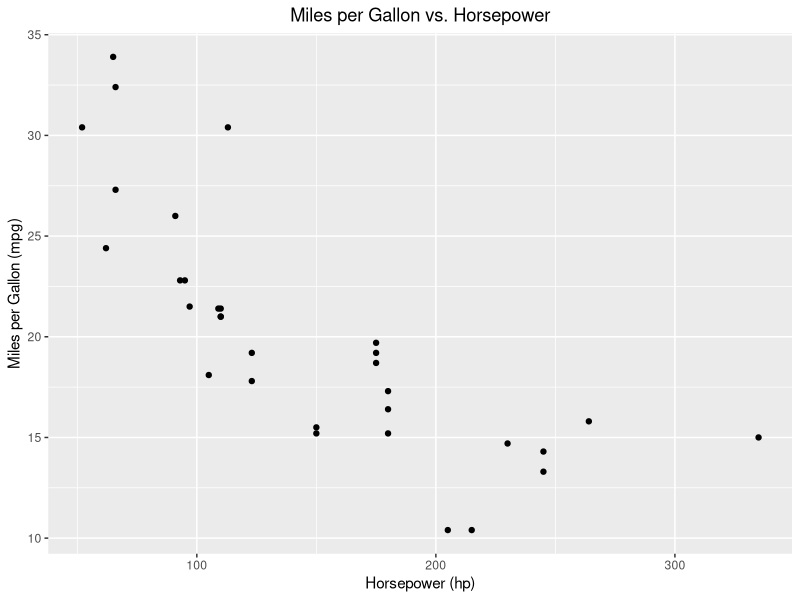

R code for this plot:
#load and observe data 

mtcars
?mtcars


#loading packages
library(ggplot2)

#plotting mtcars miles per gallon v. number of cylinders

ggplot(data = mtcars, aes(x= hp, y= mpg))+
  geom_point()+
  labs(title = "Miles per Gallon vs. Horsepower",
       y= "Miles per Gallon (mpg)",
       x= "Horsepower (hp)")+
  theme(plot.title = element_text(hjust = 0.5))
